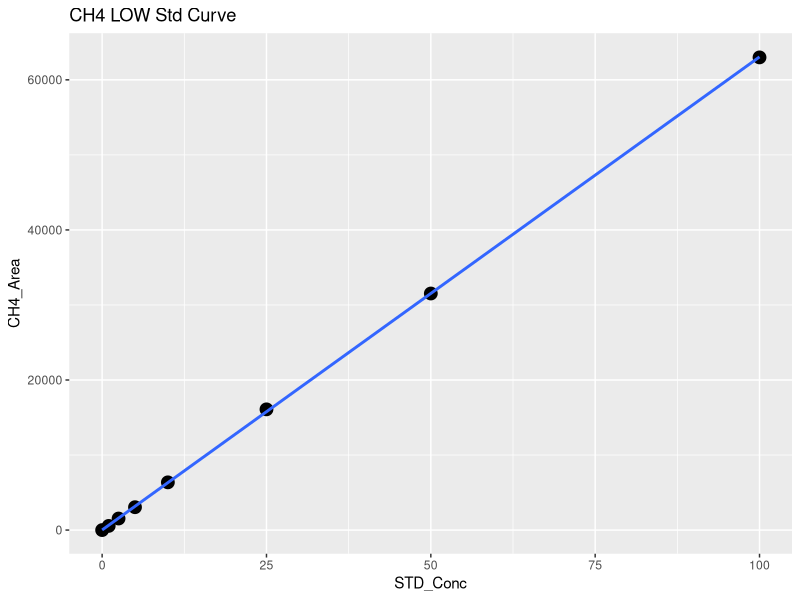
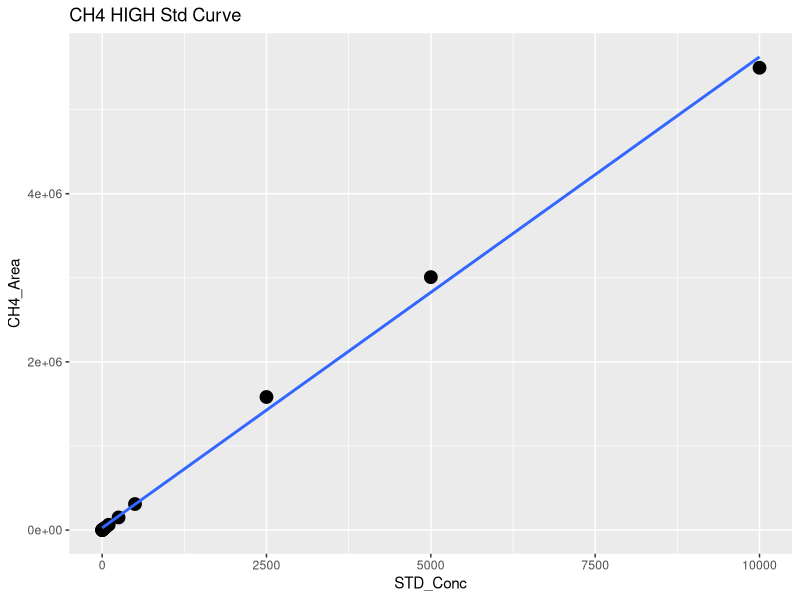
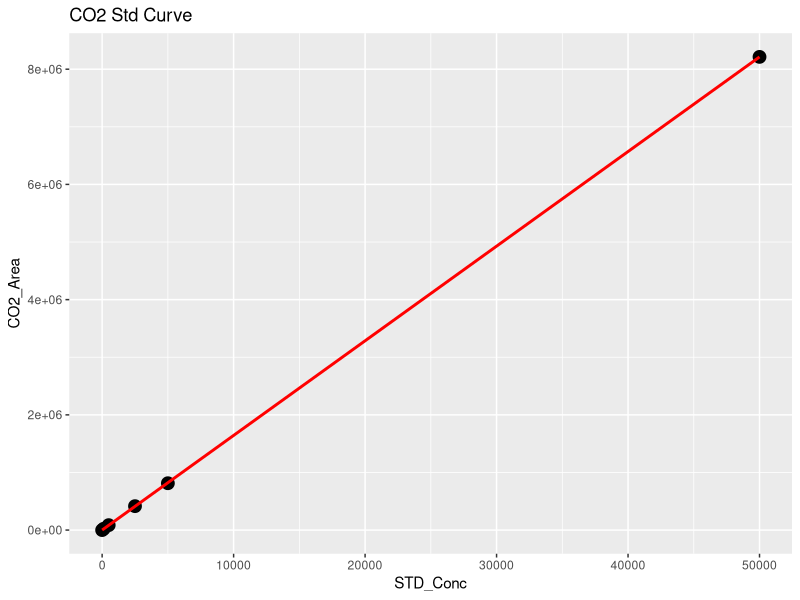
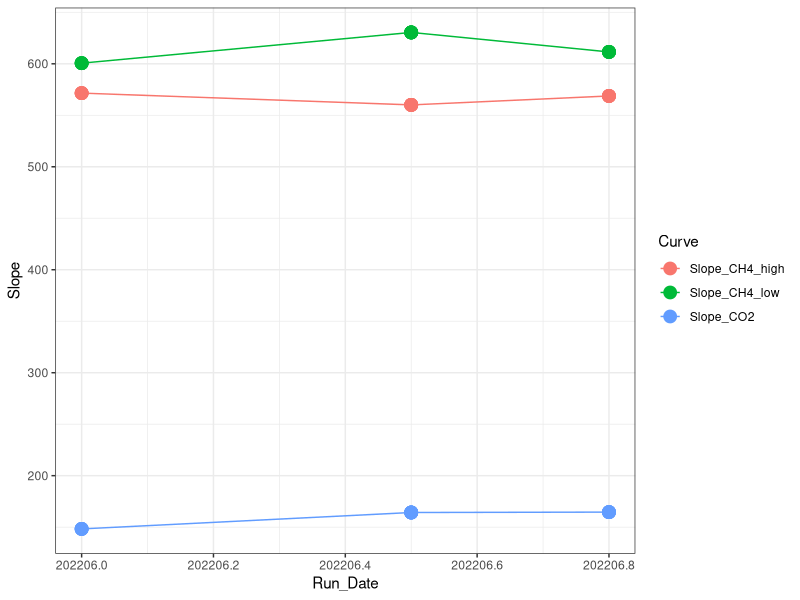

Reproduce these figures in R, in order. (Note: this script raises an error after producing the figures.)
## ---- chunk 1
library(dplyr)
library(ggplot2)
library(ggpubr)
library(stringr)
library(readxl)
## ---- chunk 2
#Read in Data 
raw <- read.csv("2022 Raw Data/TEMPEST_TGW_FW_202206.csv")
head(raw)

#pull out methane standards
stds_ch4 <-  raw %>%  
  filter(str_detect(Sample_Type, "STD_CH4"))
#head(stds_ch4)

#split into high curve and low curve for CH4
stds_ch4_low <- stds_ch4  %>%  
  filter(!STD_Conc > 100)

#Low curve for CH4
CH4_Low <- ggplot(stds_ch4_low, aes(STD_Conc, CH4_Area)) + geom_point(size=4) + 
  geom_smooth(method = "lm", se = FALSE) + labs(title="CH4 LOW Std Curve")
CH4_Low

CH4_Low_lm <- lm(stds_ch4_low$CH4_Area ~ stds_ch4_low$STD_Conc)
summary(CH4_Low_lm)
cf <- coef(CH4_Low_lm)

#create data frame with 1 rows and 0 columns
Slope_CH4_low <- data.frame(matrix(ncol = 0, nrow = 1))
Slope_CH4_low$Curve <- "Slope_CH4_low"
Slope_CH4_low$R2 <- summary(CH4_Low_lm)$adj.r.squared
Slope_CH4_low$Slope <- cf[2]
Slope_CH4_low$Intercept <- cf[1]
#head(Slope_CH4_low)

#High curve for CH4
CH4_High <- ggplot(stds_ch4, aes(STD_Conc, CH4_Area)) + geom_point(size=4) + 
  geom_smooth(method = "lm", se = FALSE) + labs(title="CH4 HIGH Std Curve")
CH4_High

stds_ch4_lm <- lm(stds_ch4$CH4_Area ~ stds_ch4$STD_Conc)
summary(stds_ch4_lm)
cf <- coef(stds_ch4_lm)

#create data frame with 1 rows and 0 columns
Slope_CH4_high <- data.frame(matrix(ncol = 0, nrow = 1))
Slope_CH4_high$Curve <- "Slope_CH4_high"
Slope_CH4_high$R2 <- summary(stds_ch4_lm)$adj.r.squared
Slope_CH4_high$Slope <- cf[2]
Slope_CH4_high$Intercept <- cf[1]
#head(Slope_CH4_high)

#pull out co2 standards
stds_co2 <-  raw %>%  
  filter(str_detect(Sample_Type, "STD_CO2"))
#head(stds_co2)

#CO2 Curve
CO2_stds <- ggplot(stds_co2, aes(STD_Conc, CO2_Area)) + geom_point(size=4) + 
  geom_smooth(method = "lm", se = FALSE, color="red") + labs(title="CO2 Std Curve")
CO2_stds

stds_co2_lm <- lm(stds_co2$CO2_Area ~ stds_co2$STD_Conc)
summary(stds_co2_lm)
cf <- coef(stds_co2_lm)

#create data frame with 1 rows and 0 columns
Slope_CO2 <- data.frame(matrix(ncol = 0, nrow = 1))
Slope_CO2$Curve <- "Slope_CO2"
Slope_CO2$R2 <- summary(stds_co2_lm)$adj.r.squared
Slope_CO2$Slope <- cf[2]
Slope_CO2$Intercept <- cf[1]
#head(Slope_CO2)

#pull all the slopes together into one dataframe 
Slopes <- rbind(Slope_CH4_low, Slope_CH4_high, Slope_CO2)
#head(Slopes)

Slopes$Run_Date <- c(202206.5, 202206.5, 202206.5)

log <- read.csv("2022 Raw Data/COMPASS_TEMPEST_Varian_TGAS_QAQC_2022.csv")
head(log)
log <- log[ ,-c(1)]
log <- rbind(log, Slopes)

Slopes_chk <- ggplot(log, aes(Run_Date, Slope, col=Curve)) + geom_point(size=4) + geom_line() + theme_bw()
Slopes_chk

write.csv(log, "2022 Raw Data/COMPASS_TEMPEST_Varian_TGAS_QAQC_2022.csv")
## ---- chunk 3
#head(raw)

#pull out methane standards
Samples <-  raw %>%  
  filter(!str_detect(Sample_Type, "STD_CH4")) %>%  
  filter(!str_detect(Sample_Type, "STD_CO2")) %>%  
  filter(!str_detect(Sample_Type, "Blank")) %>%  
  filter(!str_detect(Sample_Type, "Chk_STD")) %>%  
   filter(!str_detect(Sample_Type, "CHKSTD")) %>%
  filter(!str_detect(Sample_Type, "CHK_STD")) %>%
  filter(!str_detect(Sample_Type, "NA"))
#head(Samples)

#Now flag any areas that are above the 100ppm area for CH4
Samples$CH4_Curve <- ifelse(Samples$CH4_Area >71000, "High", "Low")
#head(Samples)

#Calculate CH4 concentrations in ppm
Samples$CH4_Conc_ppm <- ifelse(Samples$CH4_Area >71000, (Samples$CH4_Area-Slope_CH4_high$Intercept)/Slope_CH4_high$Slope,                                       (Samples$CH4_Area-Slope_CH4_low$Intercept)/Slope_CH4_low$Slope )

#Calculate CO2 concentrations in ppm 
Samples$CO2_Conc_ppm <- ((Samples$CO2_Area-Slope_CO2$Intercept)/Slope_CO2$Slope) 

#head(Samples)

##########make flags for any dilutions needed 
#highest CH4 standard = 10000
#highest CO2 standard = 50000

Samples$CH4_Flag <- ifelse(Samples$CH4_Conc_ppm >10000, "Needs Dilution", "Within Range")
Samples$CO2_Flag <- ifelse(Samples$CO2_Conc_ppm >50000, "Needs Dilution", "Within Range")
#head(Samples)

## ---- chunk 4

chks <-  raw %>%  
  filter(!str_detect(Sample_Type, "STD_CH4")) %>%  
  filter(!str_detect(Sample_Type, "STD_CO2")) %>%  
  filter(!str_detect(Sample_Type, "Blank")) %>%  
  filter(!str_detect(Sample_Type, "Unknown")) %>%  
  filter(!str_detect(Sample_Type, "NA"))
#head(chks)

#Calculate CH4 concentrations in ppm
chks$CH4_Conc_ppm <- ifelse(chks$CH4_Area >71000, 
                      (chks$CH4_Area-Slope_CH4_high$Intercept)/Slope_CH4_high$Slope,                                       (chks$CH4_Area-Slope_CH4_low$Intercept)/Slope_CH4_low$Slope )

#Calculate CO2 concentrations in ppm 
chks$CO2_Conc_ppm <- ((chks$CO2_Area-Slope_CO2$Intercept)/Slope_CO2$Slope)



#change this if check standard concentrations are different 
level_ch4 <- 5      #ppm
level_co2 <- 1000   #ppm

#calculate percent difference of check standards 
chks$Ch4_diff <- ((chks$CH4_Conc_ppm - level_ch4)/((chks$CH4_Conc_ppm + level_ch4)/2)) * 100
chks$CH4_diff_flag <-  ifelse(chks$Ch4_diff <10, 'YES', 'NO, rerun')

chks$CO2_diff <- ((chks$CO2_Conc_ppm - level_co2)/((chks$CO2_Conc_ppm + level_co2)/2)) * 100
chks$CO2_diff_flag <-  ifelse(chks$CO2_diff <10, 'YES', 'NO, rerun')

#now plot the Ch4 concentrations and the CO2 concentrations vs. the expected concentration 
#then also make the color the percent difference between the expected and observed concentration 

ch4_chk <-  ggplot(data = chks, aes(x = Sample_ID, y = CH4_Conc_ppm, fill=CH4_diff_flag)) +
       geom_bar(stat = 'identity') + 
        scale_fill_manual(values=c("darkgrey","darkgreen" ))+
        theme_classic() + labs(x= " ", y="CH4  (ppm)", title="Check Stds: CH4") + 
        theme(legend.position="bottom") +  geom_hline(yintercept=level_ch4, linetype="dashed", 
                color = "black", size=1)


co2_chk <-  ggplot(data = chks, aes(x = Sample_ID, y = CO2_Conc_ppm, fill=CO2_diff_flag)) +
       geom_bar(stat = 'identity') + 
        scale_fill_manual(values=c("darkgreen", "darkgrey"))+
        theme_classic() + labs(x= " ", y="CO2  (ppm)", title="Check Stds: CO2") + 
        theme(legend.position="bottom") +  geom_hline(yintercept=level_co2, linetype="dashed", 
                color = "black", size=1)

ggarrange(ch4_chk, co2_chk, nrow=1, ncol=2)


## ---- chunk 5

#multiply the concentration by the dilution factor
Samples$CH4_Conc_ppm_dilcorr <- (Samples$CH4_Conc_ppm * Samples$Dilution_Factor)

Samples$CO2_Conc_ppm_dilcorr <- (Samples$CO2_Conc_ppm * Samples$Dilution_Factor)

#check results
#head(Samples)

#quick first look at the samples 
ch4_samples <-  ggplot(data = Samples, aes(x = Sample_ID, y = CH4_Conc_ppm, fill=CH4_Flag)) +
       geom_bar(stat = 'identity') + 
        scale_fill_manual(values=c("red", "darkgreen"))+
        theme_classic() + labs(x= " ", y="CH4 (ppm)", title="CH4: Green = Within Range") + 
        theme(legend.position="none") 


co2_samples <-  ggplot(data = Samples, aes(x = Sample_ID, y = CO2_Conc_ppm, fill=CO2_Flag)) +
       geom_bar(stat = 'identity') + 
        scale_fill_manual(values=c( "darkgreen", "red"))+
        theme_classic() + labs(x= " ", y="CO2 (ppm)", title="CO2: Green = Within Range") + 
        theme(legend.position="none") 

ggarrange(ch4_samples, co2_samples, nrow=1, ncol=2)


## ---- chunk 6

#check results
#head(Samples)

#pull out what we need 
Samples1 <- Samples[ ,c(1:3,6:18,22:23, 27:30)]
#head(Samples1)

write.csv(Samples1, "2022 Processed Data/COMPASS_TEMPEST_TGW_202206_FW_Processed.csv")
